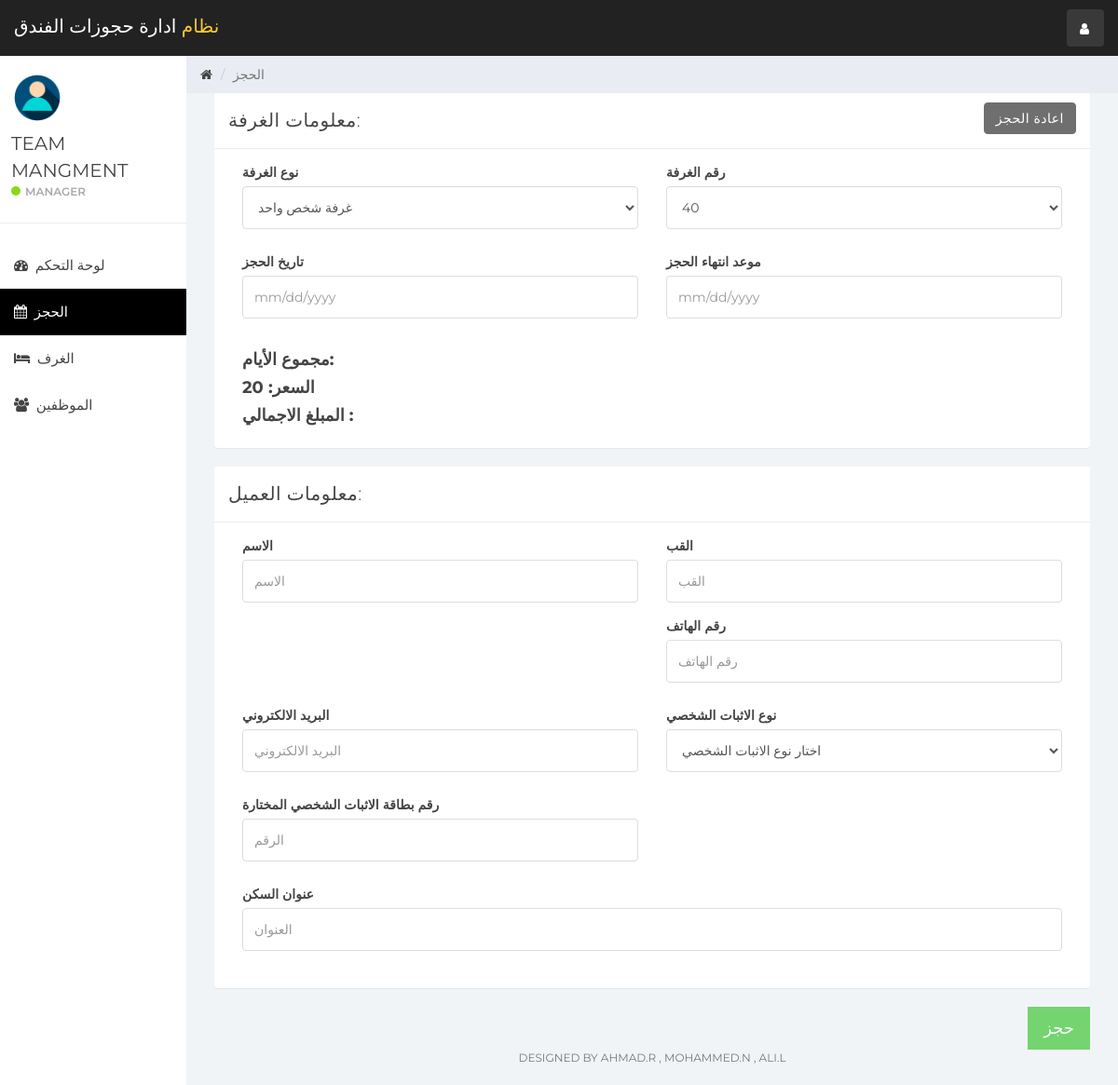
Page /index.php?reservation&room_id=29&room_type_id=1 (signed in) on the committed database.
### tables this page shows
CREATE TABLE `user` (
  `id` int(11) NOT NULL,
  `name` varchar(100) NOT NULL,
  `username` varchar(15) NOT NULL,
  `email` varchar(100) NOT NULL,
  `password` varchar(100) NOT NULL,
  `created_at` timestamp NOT NULL DEFAULT current_timestamp()
);

CREATE TABLE `room` (
  `room_id` int(10) NOT NULL,
  `room_type_id` int(10) NOT NULL,
  `room_no` varchar(10) NOT NULL,
  `status` tinyint(1) DEFAULT NULL,
  `check_in_status` tinyint(1) NOT NULL,
  `check_out_status` tinyint(1) NOT NULL,
  `deleteStatus` tinyint(1) DEFAULT 0
);

CREATE TABLE `room_type` (
  `room_type_id` int(10) NOT NULL,
  `room_type` varchar(100) NOT NULL,
  `price` int(10) NOT NULL,
  `max_person` int(10) NOT NULL
);

### reservation.php (the view, shortened to what this page needs)
<?php
if (isset($_GET['room_id'])){
    $get_room_id = $_GET['room_id'];
    $get_room_sql = "SELECT * FROM room NATURAL JOIN room_type WHERE room_id = '$get_room_id'";
    $get_room_result = mysqli_query($connection,$get_room_sql);
    $get_room = mysqli_fetch_assoc($get_room_result);
    $get_room_type_id = $get_room['room_type_id'];
    $get_room_type = $get_room['room_type'];
    $get_room_no = $get_room['room_no'];
    $get_room_price = $get_room['price'];
}
?>
<div class="col-sm-9 col-sm-offset-3 col-lg-10 col-lg-offset-2 main">
    <div class="row">
        <ol class="breadcrumb">
            <li><a href="#">
                    <em class="fa fa-home"></em>
                </a></li>
            <li class="active">الحجز</li>
        </ol>
    </div>
    <div class="row">
        <div class="col-lg-12">
            <form role="form" id="booking" data-toggle="validator">
                <div class="col-lg-12">
                    <?php
                    if (isset($_GET['room_id'])){?>
                        <div class="panel panel-default">
                            <div class="panel-heading">معلومات الغرفة:
                                <a class="btn btn-secondary pull-right" href="index.php?room_mang">اعادة الحجز</a>
                            </div>
                            <div class="panel-body">
                                <div class="form-group col-lg-6">
                                    <label>نوع الغرفة</label>
                                    <select class="form-control" id="room_type" data-error="اختار نوع الغرفة" required>
                                        <option selected value="<?php echo $get_room_type_id; ?>"><?php echo $get_room_type; ?></option>
                                    </select>
                                </div>
                                <div class="form-group col-lg-6">
                                    <label>رقم الغرفة</label>
                                    <select class="form-control" id="room_no" onchange="fetch_price(this.value)" required data-error="رقم الغرفة">
                                        <option selected value="<?php echo $get_room_id; ?>"><?php echo $get_room_no; ?></option>
                                    </select>
                                </div>
                                <div class="form-group col-lg-6">
                                    <label>تاريخ الحجز</label>
                                    <input type="text" class="form-control" placeholder="mm/dd/yyyy" id="check_in_date" data-error="اختار تاريخ الحجز" required>
                                </div>
                                <div class="form-group col-lg-6">
                                    <label>موعد انتهاء الحجز</label>
                                    <input type="text" class="form-control" placeholder="mm/dd/yyyy" id="check_out_date" data-error="اختار " required>
                                </div>
                                <div class="col-lg-12">
                                    <h4 style="font-weight: bold">مجموع الأيام: <span id="staying_day"></span> </h4>
                                    <h4 style="font-weight: bold">السعر: <span id="price"><?php echo $get_room_price; ?></span> </h4>
                                    <h4 style="font-weight: bold">المبلغ الاجمالي : <span id="total_price"></span> </h4>
                                </div>
                            </div>
                        </div>
                    <?php }
                    ?>
                    <div class="panel panel-default">
                        <div class="panel-heading">معلومات العميل:</div>
                        <div class="panel-body">
                            <div class="form-group col-lg-6">
                                <label>الاسم </label>
                                <input class="form-control" placeholder="الاسم" id="first_name" data-error="Enter First Name" required>
                            </div>
                            <div class="form-group col-lg-6">
                                <label>القب</label>
                                <input class="form-control" placeholder="القب" id="last_name">
                            </div>
                            <div class="form-group col-lg-6">
                                <label>رقم الهاتف</label>
                                <input type="number" class="form-control" data-error="أدخل 10 أرقام كحد أدنى" data-minlength="10" placeholder="رقم الهاتف" id="contact_no" required>
                            </div>
                            <div class="form-group col-lg-6">
                                <label>البريد الالكتروني</label>
                                <input type="email" class="form-control" placeholder="البريد الالكتروني" id="email" data-error="Enter Valid Email Address" required>
                            </div>
                            <div class="form-group col-lg-6">
                                <label>نوع الاثبات الشخصي</label>
                                <select class="form-control" id="id_card_id" data-error="Select ID Card Type" required onchange="validId(this.value);">
                                    <option selected disabled>اختار نوع الاثبات الشخصي </option>
                                </select>
                            </div>
                            <div class="form-group col-lg-6">
                                <label>رقم بطاقة الاثبات الشخصي المختارة</label>
                                <input type="text" class="form-control" placeholder="الرقم" id="id_card_no" data-error="Enter Valid ID Card No" required>
                            </div>
                            <div class="form-group col-lg-12">
                                <label>عنوان السكن</label>
                                <input type="text" class="form-control" placeholder="العنوان" id="address" required>
                            </div>
                        </div>
                    </div>
                    <button type="submit" class="btn btn-lg btn-success pull-right" style="border-radius:0%">حجز</button>
                </div>
            </form>
        </div>
    </div>
    <div class="row">
        <div class="col-sm-12">
            <p class="back-link"><a href="https://www.youtube.com/channel/UCA81DmTOmbkJxubrVffhCBw/featured">  </a> Designed By Ahmad.R , Mohammed.N , Ali.L  </p>
        </div>
    </div>
</div>

### sidebar.php (shortened to what this page needs)
<div id="sidebar-collapse" class="col-sm-3 col-lg-2 sidebar">
    <div class="profile-sidebar">
        <div class="profile-userpic">
            <img src="img/user.png" class="img-responsive" alt="">
        </div>
        <div class="profile-usertitle">
            <div class="profile-usertitle-name"><?php echo $user['name'];?></div>
            <div class="profile-usertitle-status"><span class="indicator label-success"></span>Manager</div>
        </div>
    </div>
    <ul class="nav menu">
    <?php
        if (isset($_GET['dashboard'])){ ?>
            <li class="active">
                <a href="index.php?dashboard"><em class="fa fa-dashboard">&nbsp;</em>
                   لوحة التحكم
                </a>
            </li>
        <?php } else{?>
            <li>
                <a href="index.php?dashboard"><em class="fa fa-dashboard">&nbsp;</em>
                    لوحة التحكم
                </a>
            </li>
        <?php }
        if (isset($_GET['reservation'])){ ?>
            <li class="active">
            <a href="index.php?reservation"><em class="fa fa-calendar">&nbsp;</em>
                    الحجز
                </a>
            </li>
        <?php }
        if (isset($_GET['room_mang'])){ ?>
            <li class="active">
                <a href="index.php?room_mang"><em class="fa fa-bed">&nbsp;</em>
                    الغرف
                </a>
            </li>
        <?php } else{?>
            <li>
            <a href="index.php?room_mang"><em class="fa fa-bed">&nbsp;</em>
                    الغرف
                </a>
            </li>
        <?php }
        if (isset($_GET['staff_mang'])){ ?>
            <li class="active">
                <a href="index.php?staff_mang"><em class="fa fa-users">&nbsp;</em>
                الموظفين
                </a>
            </li>
        <?php } else{?>
            <li>
                <a href="index.php?staff_mang"><em class="fa fa-users">&nbsp;</em>
                    الموظفين
                </a>
            </li>
        <?php }
        ?>
    </ul>
</div>

### css/styles.css (style rules this page uses)
body { background: #f1f4f7; padding-top: 60px; font-size: 14px; color: #444444; font-family: "Montserrat", "Helvetica Neue", Helvetica, Arial, sans-serif; }
p { color: #777; }
a, a:hover, a:focus { color: #444444; }
h1, h2, h3, h4, h5, h6 { color: #444444; }
h3, h4 { font-weight: 300; }
input.form-control { border: 1px solid #ddd; box-shadow: none; height: 46px; }
select.form-control { border: 1px solid #ddd; box-shadow: none; height: 46px; }
.btn-secondary, .btn-secondary:hover, .btn-secondary:focus, .btn-secondary:active, .btn-secondary.active, .open > .dropdown-toggle.btn-secondary, .btn-secondary.disabled, .btn-secondary[disabled], fieldset[disabled] .btn-secondary, .btn-secondary.disabled:hover, .btn-secondary[disabled]:hover, fieldset[disabled] .btn-secondary:hover, .btn-secondary.disabled:focus, .btn-secondary[disabled]:focus, fieldset[disabled] .btn-secondary:focus, .btn-secondary.disabled:active, .btn-secondary[disabled]:active, fieldset[disabled] .btn-secondary:active, .btn-secondary.disabled.active, .btn-secondary[disabled].active, fieldset[disabled] .btn-secondary.active { background-color: #6f6f6f; border-color: #6f6f6f; color: white; }
.btn-success, .btn-success:hover, .btn-success:focus, .btn-success:active, .btn-success.active, .open > .dropdown-toggle.btn-success, .btn-success.disabled, .btn-success[disabled], fieldset[disabled] .btn-success, .btn-success.disabled:hover, .btn-success[disabled]:hover, fieldset[disabled] .btn-success:hover, .btn-success.disabled:focus, .btn-success[disabled]:focus, fieldset[disabled] .btn-success:focus, .btn-success.disabled:active, .btn-success[disabled]:active, fieldset[disabled] .btn-success:active, .btn-success.disabled.active, .btn-success[disabled].active, fieldset[disabled] .btn-success.active { background-color: #32c328; border-color: #32c328; }
.label-success { background-color: #8ad919; }
.panel { border: 0; }
.panel-heading { font-size: 20px; font-weight: 300; letter-spacing: 0.025em; height: 60px; line-height: 38px; }
.panel-default .panel-heading { background: #fff; border-bottom: 1px solid #e9ecf2; color: #444444; }
.sidebar { display: block; padding: 0; display: none; box-shadow: none; background: #fff; }
.sidebar ul { margin: 20px 0px; }
@media (min-width: 768px) { .sidebar { display: block; position: fixed; top: 60px; bottom: 0; left: 0; z-index: 1000; display: block; margin: 0; padding: 0; overflow-x: hidden; overflow-y: auto; } }
.sidebar ul.nav .active a, .sidebar ul.nav li.parent a.active, .sidebar ul.nav .active > a:hover, .sidebar ul.nav li.parent a.active:hover, .sidebar ul.nav .active > a:focus, .sidebar ul.nav li.parent a.active:focus { color: #fff; background-color: #000000; }
.sidebar ul.nav li a { height: 50px; font-size: 15px; line-height: 2em; color: #444444; }
.profile-sidebar { padding: 10px 0; border-bottom: 1px solid #e9ecf2; }
.indicator { width: 10px; height: 10px; display: inline-block; border-radius: 9999px; margin-right: 5px; }
.profile-userpic img { float: left; margin: 10px 0px 0px 15px; width: 50px; height: 50px; border-radius: 9999px !important; }
.profile-usertitle { float: left; text-align: left; margin: 10px 0 0 12px; }
.profile-usertitle-name { font-size: 20px; margin-bottom: 0px; }
.profile-usertitle-status { text-transform: uppercase; color: #aaa; font-size: 12px; font-weight: 600; margin-bottom: 15px; }
.breadcrumb { border-radius: 0; padding: 10px 15px 10px 15px; background: #e9ecf2; margin: 0; }
p.back-link { text-align: center; margin-bottom: 20px; font-size: 12px; text-transform: uppercase; }

### rows in the picture
user: name "TEAM MANGMENT"
room: room_type.room_type "غرفة شخص واحد", room_no "40", room_type.price "20"
